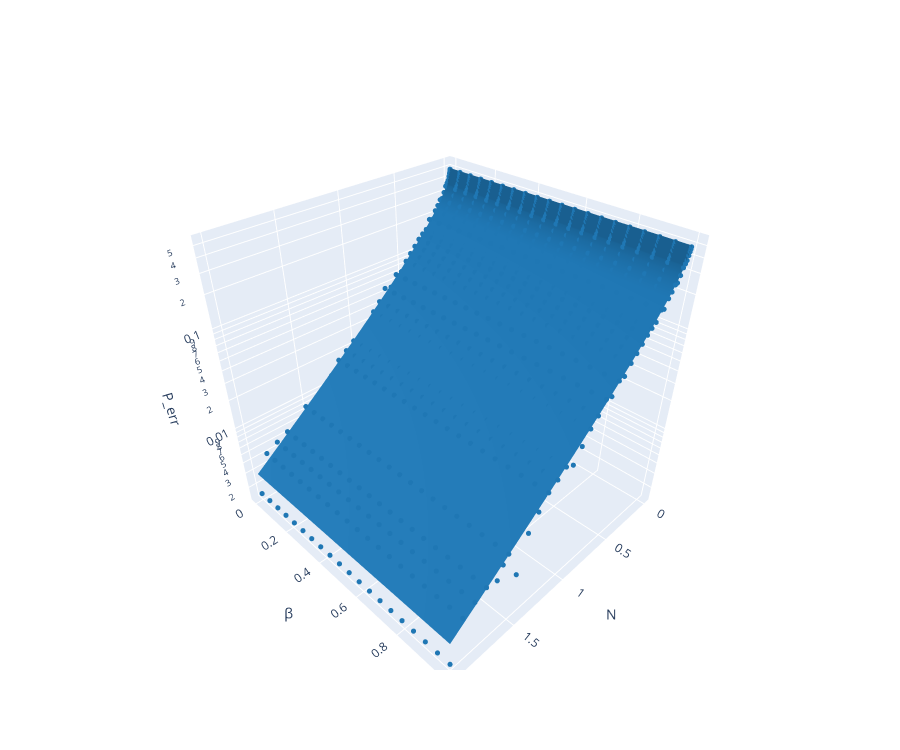

Here is the notebook cell this chart was saved with:
### Markdown cell above
## Fit

### Code cell
reload_protocols()
sigmas = [0.2]
pd.fit_homodyne_perr(sigmas, dss = False, cs = True, data = True)
